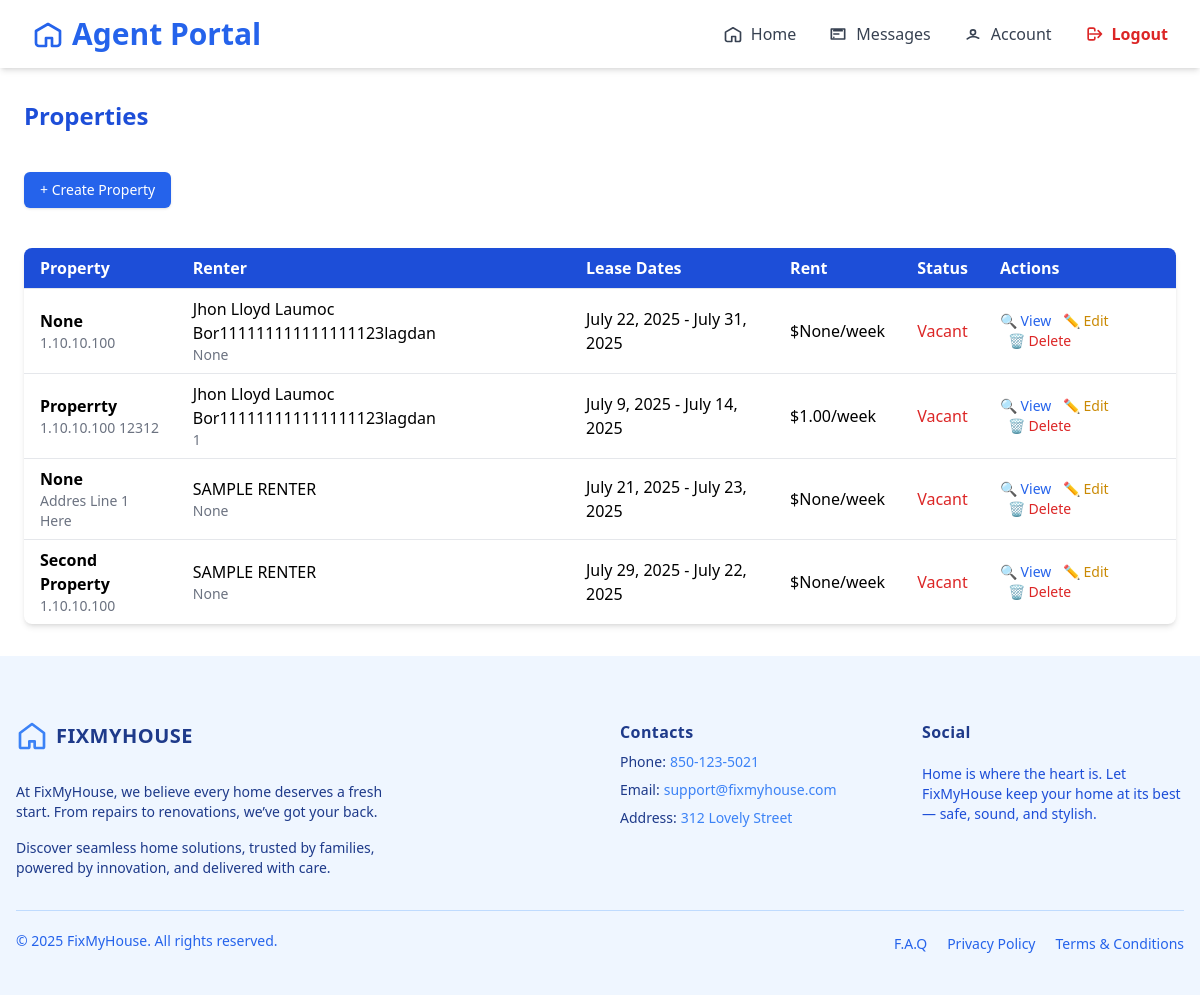
Page /agent/properties/ (signed in) on the earlier database version.
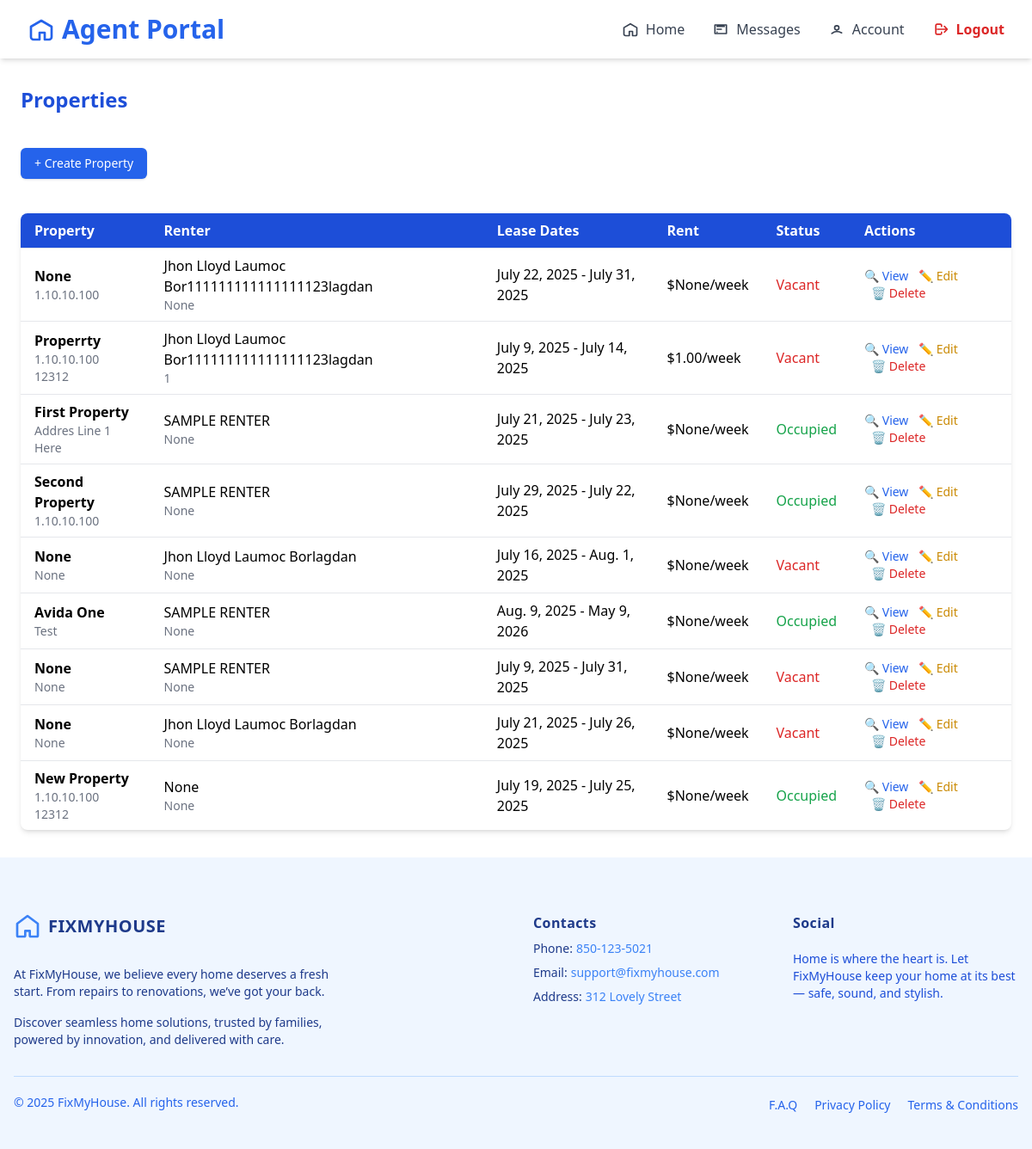
Same page on the later database version.
### agent/models/propertyAgent.py (models this page shows, shortened)
class Property(models.Model):
    renter = models.ForeignKey(Renter, on_delete=models.SET_NULL, related_name='rent_property', null=True, blank=True)
    agent = models.ForeignKey(AgentRegister, on_delete=models.CASCADE, null=False, related_name='own_properties')
    name = models.CharField(max_length=100, blank=True, null=True)
    floor_count = models.PositiveIntegerField(blank=True, null=True)
    state = models.CharField(max_length=100, blank=True, null=True)
    city = models.CharField(max_length=100, blank=True, null=True)
    address = models.TextField(blank=True, null=True)
    renter_name = models.CharField(max_length=100, blank=True, null=True)
    renter_contact = models.CharField(max_length=20, blank=True, null=True)
    rent = models.DecimalField(max_digits=10, decimal_places=2, blank=True, null=True)
    postal_code = models.CharField(max_length=20, blank=True, null=True)
    created_at = models.DateTimeField(auto_now_add=True, blank=True, null=True)
    updated_at = models.DateTimeField(auto_now=True, blank=True, null=True)
    property_photo = models.ImageField(upload_to='property_photos/', blank=True, null=True)
    condition_report = models.ImageField(upload_to='condition_reports/', blank=True, null=True)
    lease_start = models.DateField()
    lease_end = models.DateField()
    STATUS_CHOICES = [
        ('occupied', 'Occupied'),
        ('vacant', 'Vacant'),
    ]
    status = models.CharField(max_length=10, choices=STATUS_CHOICES, default='vacant')

### renter/models/renter.py (models this page shows)
class Renter(models.Model):
    user = models.OneToOneField(User, on_delete=models.CASCADE,null=True)
    name = models.CharField(max_length=255)
    email = models.EmailField(unique=True)
    phone = models.CharField(max_length=20)
    password = models.CharField(max_length=128)  # store hashed password (later)
    gender = models.CharField(max_length=10, blank=True, null=True)
    date_of_birth = models.DateField(blank=True, null=True)
    company_name = models.CharField(max_length=255, blank=True, null=True)
    contact_person = models.CharField(max_length=255, blank=True, null=True)
    contact_person_email = models.EmailField(blank=True, null=True)
    contact_phone = models.CharField(max_length=20, blank=True, null=True)
    state = models.CharField(max_length=100, blank=True, null=True)
    city = models.CharField(max_length=100, blank=True, null=True)
    zip_code = models.CharField(max_length=20, blank=True, null=True)
    company_address_line1 = models.CharField(max_length=255, blank=True, null=True)
    company_address_line2 = models.CharField(max_length=255, blank=True, null=True)
    company_postal_code = models.CharField(max_length=20, blank=True, null=True)
    upload_option = models.CharField(max_length=50, blank=True, null=True)  # 'manual' or 'report'
    property_image = models.ImageField(upload_to='property_images/', blank=True, null=True)
    floor_count = models.PositiveIntegerField(blank=True, null=True)
    room_count = models.PositiveIntegerField(blank=True, null=True)
    rooms = models.JSONField(blank=True, null=True)  # example: [{"type": "Bedroom"}, {"type": "Kitchen"}]
    address_line1 = models.CharField(max_length=255, blank=True, null=True)
    address_line2 = models.CharField(max_length=255, blank=True, null=True)
    house_state = models.CharField(max_length=100, blank=True, null=True)
    house_city = models.CharField(max_length=100, blank=True, null=True)
    house_zip = models.CharField(max_length=20, blank=True, null=True)
    def __str__(self):
        return self.name

### agent/views.py (the view)
# urls.py: path('properties/', views.PropertiesListView.as_view(), name='manage_properties'),
@method_decorator(login_required, name='dispatch')
class PropertiesListView(ListView):
    model = Property
    template_name = 'components/home/propertiesList.html'
    context_object_name = 'properties'

### agent/templates/components/home/propertiesList.html (shortened to what this page needs)
{% extends "baseAgent.html" %}
{% load widget_tweaks %}
{% block content %}
{% include 'components/home/navigatorBaseAgent.html' %}
<div class="max-w-7xl mx-auto px-6 py-8 space-y-10">
    <h2 class="text-2xl font-bold mb-4 text-blue-700">Properties</h2>
    <div class="flex justify-start mb-4">
        <a href="{% url 'property_create' %}"
            class="bg-blue-600 hover:bg-blue-700 text-white font-medium px-4 py-2 rounded-md shadow text-sm">
            + Create Property
        </a>
    </div>
    <div class="bg-white shadow-md rounded-lg overflow-hidden">
        <table class="min-w-full table-auto">
        <thead class="bg-blue-700 text-white">
            <tr>
                <th class="px-4 py-2 text-left">Property</th>
                <th class="px-4 py-2 text-left">Renter</th>
                <th class="px-4 py-2 text-left">Lease Dates</th>
                <th class="px-4 py-2 text-left">Rent</th>
                <th class="px-4 py-2 text-left">Status</th>
                <th class="px-4 py-2 text-left">Actions</th>
            </tr>
        </thead>
        <tbody>
            {% for property in properties %}
                <tr class="border-t">
                    <td class="px-4 py-2">
                        <div class="font-semibold">{{ property.name }}</div>
                        <div class="text-sm text-gray-500">{{ property.address }}</div>
                    </td>
                    <td class="px-4 py-2">
                        <div>{{ property.renter }}</div>
                        <div class="text-sm text-gray-500">{{ property.renter_contact }}</div>
                    </td>
                    <td class="px-4 py-2">{{ property.lease_start }} - {{ property.lease_end }}</td>
                    <td class="px-4 py-2">${{ property.rent }}/week</td>
                    <td class="px-4 py-2">
                        <span class="{% if property.status == 'occupied' %}text-green-600{% else %}text-red-600{% endif %}">
                        {{ property.status|title }}
                        </span>
                    </td>
                    <td class="px-4 py-2 space-x-2 text-sm">
                        <a href="{% url 'property_view' property.pk %}" class="text-blue-600 hover:underline">🔍 View</a>
                        <a href="{% url 'property_edit' property.pk %}" class="text-yellow-600 hover:underline">✏ Edit</a>
                        <form method="post" action="{% url 'property_delete' property.pk %}" class="inline">
                            <button type="submit" onclick="return confirm('Are you sure you want to delete this property?')"
                                class="text-red-600 hover:underline">🗑 Delete</button>
                        </form>
                    </td>
                </tr>
            {% empty %}
                <tr>
                    <td colspan="6" class="text-center py-4 text-gray-500">No properties available.</td>
                </tr>
            {% endfor %}
            </tbody>
        </table>
    </div>
</div>
{% include 'components/footerAgent.html' %}
{% endblock %}

### agent/templates/baseAgent.html (shortened to what this page needs)
<!DOCTYPE html>
<html lang="en">
<head>
    <script src="https://cdn.tailwindcss.com"></script>
</head>
    <body>
        {% block content %}
        {% endblock %}
    </body>
</html>

### agent/templates/components/home/navigatorBaseAgent.html (shortened to what this page needs)
<nav class="flex justify-between items-center px-8 py-4 bg-white shadow-md sticky top-0 z-50">
    <h1 class="text-3xl font-bold text-blue-600 flex items-center gap-2">
        <svg xmlns="http://www.w3.org/2000/svg" class="h-8 w-8 text-blue-600" fill="none" viewBox="0 0 24 24" stroke="currentColor">
            <path stroke-linecap="round" stroke-linejoin="round" stroke-width="2" d="M3 9.75L12 4.5l9 5.25v9a2.25 2.25 0 01-2.25 2.25h-3.75V15h-4.5v6H5.25A2.25 2.25 0 013 18.75v-9z" />
        </svg>
        <span>Agent Portal</span>
    </h1>
    <div id="menu" class="hidden md:flex flex-col md:flex-row md:items-center absolute md:static top-16 left-0 w-full md:w-auto bg-white md:bg-transparent p-4 md:p-0 shadow md:shadow-none z-50 space-y-4 md:space-y-0 md:space-x-8">
        <a href="{% url 'home_agent' %}" class="flex items-center text-gray-700 hover:text-blue-600 transition gap-2">
            <svg xmlns="http://www.w3.org/2000/svg" class="h-5 w-5" fill="none" viewBox="0 0 24 24" stroke="currentColor">
                <path stroke-linecap="round" stroke-linejoin="round" stroke-width="2" d="M3 9.75L12 4.5l9 5.25v9a2.25 2.25 0 01-2.25 2.25h-3.75V15h-4.5v6H5.25A2.25 2.25 0 013 18.75v-9z" />
            </svg>
            <span>Home</span>
        </a>
        <a href="/chat/" class="flex items-center text-gray-700 hover:text-blue-600 transition gap-2">
            <svg xmlns="http://www.w3.org/2000/svg" class="h-5 w-5" fill="none" viewBox="0 0 24 24" stroke="currentColor">
                <path stroke-linecap="round" stroke-linejoin="round" stroke-width="2" d="M7 8h10M7 12h6m-6 4h.01M4 6h16v12H4z" />
            </svg>
            <span>Messages</span>
        </a>
        <a href="{% url 'profile_agent' %}" class="flex items-center text-gray-700 hover:text-blue-600 transition gap-2">
            <svg xmlns="http://www.w3.org/2000/svg" class="h-5 w-5" fill="none" viewBox="0 0 24 24" stroke="currentColor">
                <path stroke-linecap="round" stroke-linejoin="round" stroke-width="2" d="M5.121 17.804A11.963 11.963 0 0112 15c2.45 0 4.71.748 6.879 2.026M15 10a3 3 0 11-6 0 3 3 0 016 0z" />
            </svg>
            <span>Account</span>
        </a>
        <form id="logout-form" method="POST" action="{% url 'logout_agent' %}">
            <button type="submit" class="flex items-center text-red-600 font-bold hover:text-red-800 transition">
                <svg xmlns="http://www.w3.org/2000/svg" class="h-5 w-5 mr-2" fill="none" viewBox="0 0 24 24" stroke="currentColor">
                    <path stroke-linecap="round" stroke-linejoin="round" stroke-width="2" d="M17 16l4-4m0 0l-4-4m4 4H7m6 4v1a2 2 0 01-2 2H7a2 2 0 01-2-2V7a2 2 0 012-2h4a2 2 0 012 2v1" />
                </svg>
                Logout
            </button>
        </form>
    </div>
</nav>

### agent/templates/components/footerAgent.html (shortened to what this page needs)
<div class="w-full px-4 pt-16 bg-blue-50">
  <div class="grid gap-10 row-gap-6 mb-8 sm:grid-cols-2 lg:grid-cols-4 max-w-screen-xl mx-auto">
    <div class="sm:col-span-2">
      <a href="/" aria-label="Go home" title="FixMyHouse" class="inline-flex items-center">
        <svg class="w-8 text-blue-500" fill="none" stroke="currentColor" stroke-width="2" viewBox="0 0 24 24" stroke-linecap="round" stroke-linejoin="round">
          <path d="M3 9.75L12 3l9 6.75V20a1 1 0 0 1-1 1h-5a1 1 0 0 1-1-1v-4H10v4a1 1 0 0 1-1 1H4a1 1 0 0 1-1-1V9.75z"></path>
        </svg>
        <span class="ml-2 text-xl font-bold tracking-wide text-blue-900 uppercase">FixMyHouse</span>
      </a>
      <div class="mt-6 lg:max-w-sm">
        <p class="text-sm text-blue-900">
          At FixMyHouse, we believe every home deserves a fresh start. From repairs to renovations, we’ve got your back.
        </p>
        <p class="mt-4 text-sm text-blue-900">
          Discover seamless home solutions, trusted by families, powered by innovation, and delivered with care.
        </p>
      </div>
    </div>
    <div class="space-y-2 text-sm">
      <p class="text-base font-bold tracking-wide text-blue-900">Contacts</p>
      <div class="flex">
        <p class="mr-1 text-blue-900">Phone:</p>
        <a href="tel:850-123-5021" aria-label="Our phone" title="Our phone" class="transition-colors duration-300 text-blue-500 hover:text-blue-700">850-123-5021</a>
      </div>
      <div class="flex">
        <p class="mr-1 text-blue-900">Email:</p>
        <a href="mailto:support@fixmyhouse.com" aria-label="Our email" title="Our email" class="transition-colors duration-300 text-blue-500 hover:text-blue-700">support@fixmyhouse.com</a>
      </div>
      <div class="flex">
        <p class="mr-1 text-blue-900">Address:</p>
        <a href="https://www.google.com/maps" target="_blank" rel="noopener noreferrer" aria-label="Our address" title="Our address" class="transition-colors duration-300 text-blue-500 hover:text-blue-700">
          312 Lovely Street
        </a>
      </div>
    </div>
    <div>
      <span class="text-base font-bold tracking-wide text-blue-900">Social</span>
      <p class="mt-4 text-sm text-blue-700">
        Home is where the heart is. Let FixMyHouse keep your home at its best — safe, sound, and stylish.
      </p>
    </div>
  </div>
  <div class="flex flex-col-reverse justify-between pt-5 pb-10 border-t lg:flex-row border-blue-200 max-w-screen-xl mx-auto">
    <p class="text-sm text-blue-600">
      © 2025 FixMyHouse. All rights reserved.
    </p>
    <ul class="flex flex-col mb-3 space-y-2 lg:mb-0 sm:space-y-0 sm:space-x-5 sm:flex-row">
      <li>
        <a href="/" class="text-sm text-blue-600 transition-colors duration-300 hover:text-blue-700">F.A.Q</a>
      </li>
      <li>
        <a href="/" class="text-sm text-blue-600 transition-colors duration-300 hover:text-blue-700">Privacy Policy</a>
      </li>
      <li>
        <a href="/" class="text-sm text-blue-600 transition-colors duration-300 hover:text-blue-700">Terms &amp; Conditions</a>
      </li>
    </ul>
  </div>
</div>

Differences in the rows shown:
changed Property "Addres Line 1 Here": name "None" → "First Property"; status "Vacant" → "Occupied"
changed Property "Second Property": status "Vacant" → "Occupied"
added Property: name "None", address "None", renter "Jhon Lloyd Laumoc Borlagdan", renter_contact "None", lease_start "July 16, 2025", lease_end "Aug. 1, 2025", rent "None", status "Vacant"
added Property: name "Avida One", address "Test", renter "SAMPLE RENTER", renter_contact "None", lease_start "Aug. 9, 2025", lease_end "May 9, 2026", rent "None", status "Occupied"
added Property: name "None", address "None", renter "SAMPLE RENTER", renter_contact "None", lease_start "July 9, 2025", lease_end "July 31, 2025", rent "None", status "Vacant"
added Property: name "None", address "None", renter "Jhon Lloyd Laumoc Borlagdan", renter_contact "None", lease_start "July 21, 2025", lease_end "July 26, 2025", rent "None", status "Vacant"
added Property: name "New Property", address "1.10.10.100 12312", renter "None", renter_contact "None", lease_start "July 19, 2025", lease_end "July 25, 2025", rent "None", status "Occupied"
